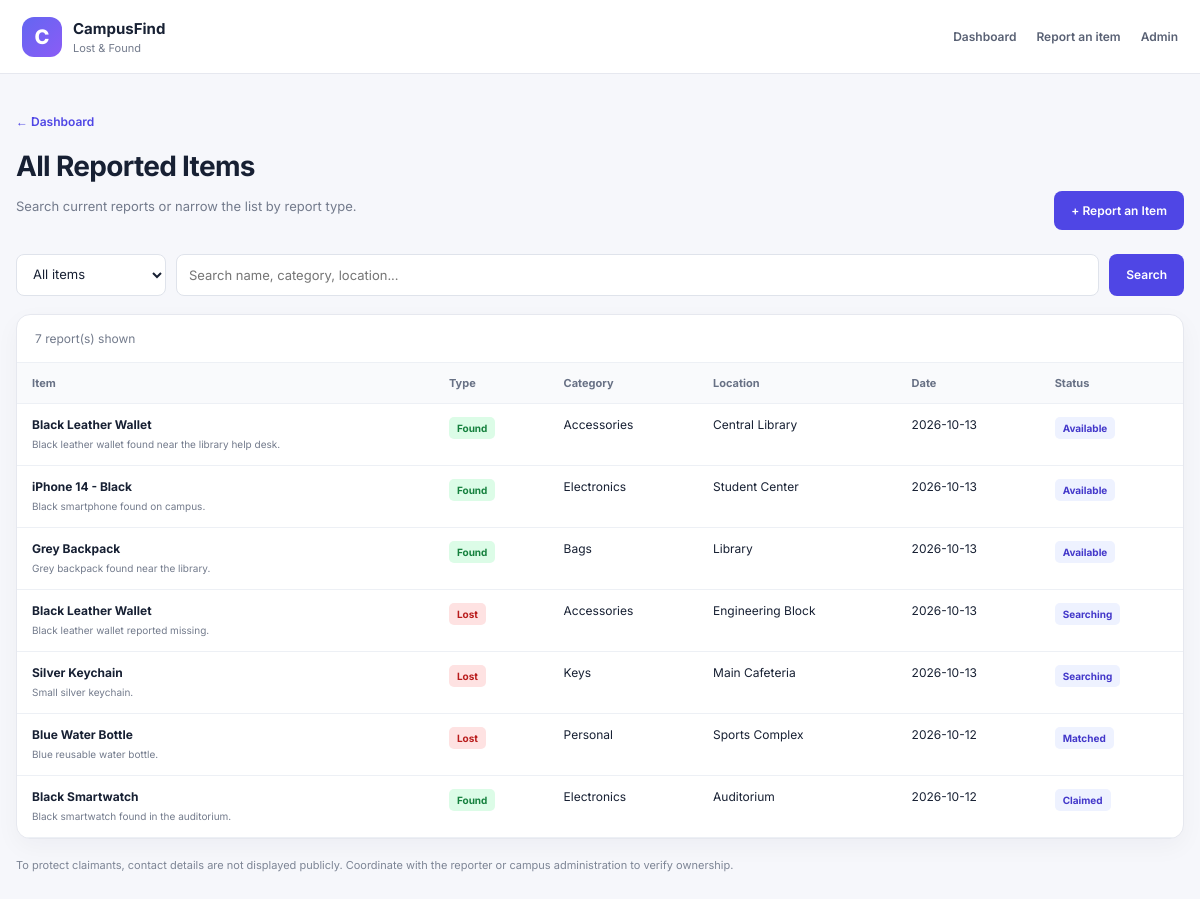
Screenshot of /CampusFind_XAMPP/CampusFind_XAMPP/items.php with the database file from the repository.
### tables this page shows
CREATE TABLE IF NOT EXISTS items (
    id INT UNSIGNED AUTO_INCREMENT PRIMARY KEY,
    report_type ENUM('lost','found') NOT NULL,
    item_name VARCHAR(150) NOT NULL,
    category VARCHAR(80) NOT NULL,
    description TEXT NULL,
    location VARCHAR(150) NOT NULL,
    item_date DATE NOT NULL,
    contact_name VARCHAR(120) NOT NULL,
    contact_email VARCHAR(190) NOT NULL,
    status ENUM('searching','available','matched','claimed','closed') NOT NULL,
    created_at TIMESTAMP NOT NULL DEFAULT CURRENT_TIMESTAMP,
    INDEX idx_items_type_status (report_type, status),
    INDEX idx_items_category (category),
    INDEX idx_items_created (created_at)
);

### CampusFind_XAMPP/CampusFind_XAMPP/functions.php (called while the page is built, shortened)
<?php
function h(mixed $value): string {
    return htmlspecialchars((string)$value, ENT_QUOTES | ENT_SUBSTITUTE, 'UTF-8');
}
function statusLabel(string $status): string {
    return match ($status) {
        'searching' => 'Searching',
        'available' => 'Available',
        'matched' => 'Matched',
        'claimed' => 'Claimed',
        'closed' => 'Closed',
        default => ucfirst($status),
    };
}
    ?>

### CampusFind_XAMPP/CampusFind_XAMPP/items.php (the view, shortened to what this page needs)
<?php
require_once __DIR__ . '/config.php';
require_once __DIR__ . '/functions.php';
$type = strtolower((string)($_GET['type'] ?? 'all'));
$q = trim((string)($_GET['q'] ?? ''));
$where = ["status <> 'closed'"];
$params = [];
$sql = 'SELECT * FROM items WHERE ' . implode(' AND ', $where) . ' ORDER BY created_at DESC';
$stmt = $pdo->prepare($sql); $stmt->execute($params); $items = $stmt->fetchAll();
$title = $type === 'all' ? 'All Reported Items' : ($type === 'lost' ? 'Lost Items' : 'Found Items');
?>
<!doctype html><html lang="en"><head><link rel="stylesheet" href="simple.css"></head><body>
<header class="site-header"><a class="brand" href="index.php"><span class="brand-icon">C</span><span><strong>CampusFind</strong><small>Lost &amp; Found</small></span></a><nav><a href="index.php">Dashboard</a><a href="report.php">Report an item</a><a href="admin_login.php">Admin</a></nav></header>
<main class="page-wrap wide"><section class="page-intro"><div><a class="back-link" href="index.php">← Dashboard</a><h1><?= h($title) ?></h1><p class="muted">Search current reports or narrow the list by report type.</p></div><a class="primary-button" href="report.php">+ Report an Item</a></section>
<form class="filter-bar" method="get" action="items.php"><select name="type" aria-label="Report type"><option value="all" <?= $type==='all'?'selected':'' ?>>All items</option><option value="lost" <?= $type==='lost'?'selected':'' ?>>Lost</option><option value="found" <?= $type==='found'?'selected':'' ?>>Found</option></select><input type="search" name="q" value="<?= h($q) ?>" placeholder="Search name, category, location..."><button class="primary-button" type="submit">Search</button></form>
<div class="table-card"><div class="result-count"><?= count($items) ?> report(s) shown</div><?php if (!$items): ?><p class="empty-state">No reports match this search.</p><?php else: ?><div class="table-scroll"><table><thead><tr><th>Item</th><th>Type</th><th>Category</th><th>Location</th><th>Date</th><th>Status</th></tr></thead><tbody><?php foreach ($items as $item): ?><tr><td><strong><?= h($item['item_name']) ?></strong><?php if ($item['description'] !== ''): ?><small><?= h($item['description']) ?></small><?php endif; ?></td><td><span class="pill <?= h($item['report_type']) ?>"><?= h(ucfirst($item['report_type'])) ?></span></td><td><?= h($item['category']) ?></td><td><?= h($item['location']) ?></td><td><?= h($item['item_date']) ?></td><td><span class="pill status-pill"><?= h(statusLabel($item['status'])) ?></span></td></tr><?php endforeach; ?></tbody></table></div><?php endif; ?></div>
<p class="small-note">To protect claimants, contact details are not displayed publicly. Coordinate with the reporter or campus administration to verify ownership.</p></main></body></html>

### CampusFind_XAMPP/CampusFind_XAMPP/simple.css (style rules this page uses)
* { box-sizing:border-box }
body { margin:0;background:#f6f7fb;color:#172033;font-family:Inter,Arial,sans-serif;font-size:14px }
.site-header { height:74px;padding:0 max(22px,calc((100vw - 1180px)/2));background:#fff;border-bottom:1px solid #e6e8ef;display:flex;align-items:center;justify-content:space-between;gap:18px }
.brand { display:flex;align-items:center;gap:11px;text-decoration:none;color:inherit }
.brand-icon { width:40px;height:40px;display:grid;place-items:center;border-radius:12px;background:linear-gradient(135deg,#6366f1,#8b5cf6);color:#fff;font-size:20px;font-weight:800 }
.brand strong { display:block;font-size:15px }
.brand small { display:block;margin-top:3px;font-size:11px;color:#737b8c }
.site-header nav { display:flex;gap:20px;flex-wrap:wrap }
.site-header nav a { color:#596174;text-decoration:none;font-size:12px;font-weight:600 }
.site-header nav a:hover,.back-link { color:#4f46e5 }
.page-wrap { width:min(720px,calc(100% - 30px));margin:38px auto 70px }
.page-wrap.wide { width:min(1180px,calc(100% - 32px)) }
.page-intro { display:flex;align-items:flex-end;justify-content:space-between;gap:20px;margin-bottom:24px }
h1 { font-size:28px;letter-spacing:-.7px;margin:10px 0 8px }
.muted { color:#737b8c;font-size:13px;line-height:1.6 }
.back-link { display:inline-block;text-decoration:none;font-size:12px;font-weight:600;margin-bottom:10px }
.form-card,.table-card,.match-card { background:#fff;border:1px solid #e6e8ef;border-radius:14px;box-shadow:0 8px 25px rgba(15,23,42,.04) }
.report-form input,.report-form select,.report-form textarea,.filter-bar input,.filter-bar select,.inline-form select { width:100%;padding:11px 12px;border:1px solid #dfe3eb;border-radius:8px;background:#fff;color:#172033;font:inherit;font-size:13px;outline:none }
.primary-button { display:inline-block;border:0;border-radius:8px;background:#4f46e5;color:white;padding:12px 17px;font:600 12px Inter,Arial,sans-serif;text-decoration:none;text-align:center;cursor:pointer;white-space:nowrap }
.small-note { font-size:11px;line-height:1.6;color:#7d8595;margin-top:18px }
.filter-bar { display:flex;gap:10px;margin-bottom:18px }
.filter-bar select { max-width:150px }
.filter-bar input { flex:1;min-width:130px }
.table-card { overflow:hidden }
.result-count { padding:16px 18px;color:#737b8c;font-size:12px;border-bottom:1px solid #edf0f5 }
.table-scroll { overflow-x:auto }
table { width:100%;border-collapse:collapse;min-width:760px }
th,td { text-align:left;padding:13px 15px;border-bottom:1px solid #edf0f5;vertical-align:top;font-size:12px }
th { background:#f9fafc;color:#687185;font-size:11px }
td strong { display:block;font-size:12px }
td small { display:block;color:#737b8c;line-height:1.5;margin-top:5px;max-width:270px }
.pill { display:inline-block;padding:5px 8px;border-radius:5px;background:#f3f4f6;color:#4b5563;font-size:10px;font-weight:700;white-space:nowrap }
.pill.lost { background:#fee2e2;color:#b91c1c }
.pill.found { background:#dcfce7;color:#15803d }
.pill.status-pill { background:#eef2ff;color:#4338ca }

### rows the page displays
items: item_name "Black Leather Wallet", description "Black leather wallet found near the library help desk.", report_type "Found", category "Accessories", location "Central Library", item_date "2026-10-13", status "Available"
items: item_name "iPhone 14 - Black", description "Black smartphone found on campus.", report_type "Found", category "Electronics", location "Student Center", item_date "2026-10-13", status "Available"
items: item_name "Grey Backpack", description "Grey backpack found near the library.", report_type "Found", category "Bags", location "Library", item_date "2026-10-13", status "Available"
items: item_name "Black Leather Wallet", description "Black leather wallet reported missing.", report_type "Lost", category "Accessories", location "Engineering Block", item_date "2026-10-13", status "Searching"
items: item_name "Silver Keychain", description "Small silver keychain.", report_type "Lost", category "Keys", location "Main Cafeteria", item_date "2026-10-13", status "Searching"
items: item_name "Blue Water Bottle", description "Blue reusable water bottle.", report_type "Lost", category "Personal", location "Sports Complex", item_date "2026-10-12", status "Matched"
items: item_name "Black Smartwatch", description "Black smartwatch found in the auditorium.", report_type "Found", category "Electronics", location "Auditorium", item_date "2026-10-12", status "Claimed"

### other values shown
$title "All Reported Items"
count($items) "7"
